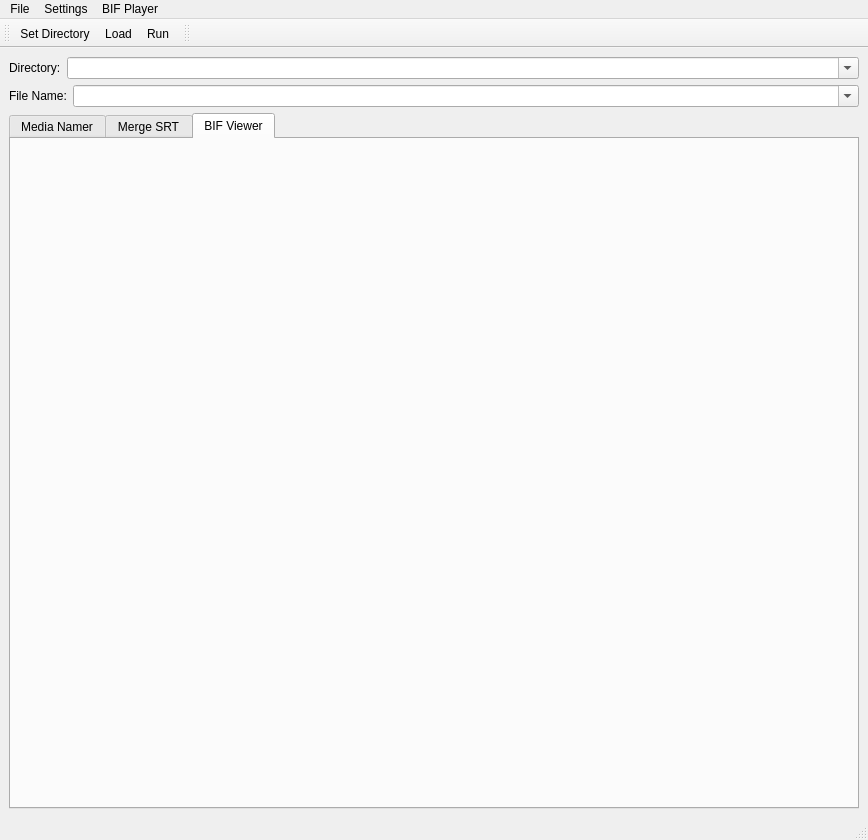
<?xml version="1.0" encoding="UTF-8"?>
<ui version="4.0">
 <class>NMediaManager::NUi::CMainWindow</class>
 <widget class="QMainWindow" name="NMediaManager::NUi::CMainWindow">
  <property name="geometry">
   <rect>
    <x>0</x>
    <y>0</y>
    <width>868</width>
    <height>840</height>
   </rect>
  </property>
  <property name="windowTitle">
   <string>Media Manager</string>
  </property>
  <property name="windowIcon">
   <iconset resource="application.qrc">
    <normaloff>:/resources/mediamanager.png</normaloff>:/resources/mediamanager.png</iconset>
  </property>
  <widget class="QWidget" name="centralwidget">
   <layout class="QVBoxLayout" name="verticalLayout">
    <item>
     <layout class="QHBoxLayout" name="horizontalLayout_3">
      <item>
       <widget class="QLabel" name="dirLabel">
        <property name="text">
         <string>Directory:</string>
        </property>
       </widget>
      </item>
      <item>
       <widget class="CDelayComboBox" name="directory">
        <property name="sizePolicy">
         <sizepolicy hsizetype="Expanding" vsizetype="Fixed">
          <horstretch>0</horstretch>
          <verstretch>0</verstretch>
         </sizepolicy>
        </property>
        <property name="editable">
         <bool>true</bool>
        </property>
        <property name="insertPolicy">
         <enum>QComboBox::InsertAtTop</enum>
        </property>
        <property name="placeholderText">
         <string>&lt;directory&gt;</string>
        </property>
       </widget>
      </item>
     </layout>
    </item>
    <item>
     <layout class="QHBoxLayout" name="horizontalLayout">
      <item>
       <widget class="QLabel" name="fileNameLabel">
        <property name="text">
         <string>File Name:</string>
        </property>
       </widget>
      </item>
      <item>
       <widget class="CDelayComboBox" name="fileName">
        <property name="sizePolicy">
         <sizepolicy hsizetype="Expanding" vsizetype="Fixed">
          <horstretch>0</horstretch>
          <verstretch>0</verstretch>
         </sizepolicy>
        </property>
        <property name="editable">
         <bool>true</bool>
        </property>
        <property name="insertPolicy">
         <enum>QComboBox::InsertAtTop</enum>
        </property>
        <property name="placeholderText">
         <string>&lt;BIF File&gt;</string>
        </property>
       </widget>
      </item>
     </layout>
    </item>
    <item>
     <widget class="QTabWidget" name="tabWidget">
      <property name="currentIndex">
       <number>2</number>
      </property>
      <widget class="QWidget" name="mediaNamerTab">
       <attribute name="icon">
        <iconset resource="application.qrc">
         <normaloff>:/resources/rename.png</normaloff>:/resources/rename.png</iconset>
       </attribute>
       <attribute name="title">
        <string>Media Namer</string>
       </attribute>
       <layout class="QVBoxLayout" name="verticalLayout_3">
        <item>
         <widget class="QTreeView" name="mediaNamerFiles">
          <property name="sizePolicy">
           <sizepolicy hsizetype="Expanding" vsizetype="Expanding">
            <horstretch>0</horstretch>
            <verstretch>2</verstretch>
           </sizepolicy>
          </property>
          <property name="editTriggers">
           <set>QAbstractItemView::NoEditTriggers</set>
          </property>
          <property name="alternatingRowColors">
           <bool>true</bool>
          </property>
          <property name="sortingEnabled">
           <bool>true</bool>
          </property>
         </widget>
        </item>
       </layout>
      </widget>
      <widget class="QWidget" name="mergeSRTTab">
       <attribute name="icon">
        <iconset resource="application.qrc">
         <normaloff>:/resources/cc.png</normaloff>:/resources/cc.png</iconset>
       </attribute>
       <attribute name="title">
        <string>Merge SRT</string>
       </attribute>
       <layout class="QVBoxLayout" name="verticalLayout_2">
        <item>
         <widget class="QSplitter" name="mergeSRTSplitter">
          <property name="orientation">
           <enum>Qt::Vertical</enum>
          </property>
          <widget class="QTreeView" name="mergeSRTFiles">
           <property name="sizePolicy">
            <sizepolicy hsizetype="Expanding" vsizetype="Expanding">
             <horstretch>0</horstretch>
             <verstretch>2</verstretch>
            </sizepolicy>
           </property>
           <property name="editTriggers">
            <set>QAbstractItemView::NoEditTriggers</set>
           </property>
           <property name="alternatingRowColors">
            <bool>true</bool>
           </property>
           <property name="sortingEnabled">
            <bool>true</bool>
           </property>
          </widget>
          <widget class="QPlainTextEdit" name="mergeSRTResults"/>
         </widget>
        </item>
       </layout>
      </widget>
      <widget class="QWidget" name="bifViewerTab">
       <attribute name="icon">
        <iconset resource="application.qrc">
         <normaloff>:/resources/roku.png</normaloff>:/resources/roku.png</iconset>
       </attribute>
       <attribute name="title">
        <string>BIF Viewer</string>
       </attribute>
       <layout class="QGridLayout" name="gridLayout">
        <item row="0" column="0">
         <widget class="NMediaManager::NUi::CBIFViewerPage" name="bifViewerPage" native="true"/>
        </item>
       </layout>
      </widget>
     </widget>
    </item>
   </layout>
  </widget>
  <widget class="QMenuBar" name="menubar">
   <property name="geometry">
    <rect>
     <x>0</x>
     <y>0</y>
     <width>868</width>
     <height>22</height>
    </rect>
   </property>
   <widget class="QMenu" name="menuFile">
    <property name="title">
     <string>File</string>
    </property>
    <addaction name="actionOpen"/>
    <addaction name="actionLoad"/>
    <addaction name="actionRun"/>
    <addaction name="separator"/>
    <addaction name="actionExit"/>
   </widget>
   <widget class="QMenu" name="menuSettings">
    <property name="title">
     <string>Settings</string>
    </property>
    <widget class="QMenu" name="menuBIFPlayerType">
     <property name="title">
      <string>BIF Player Type</string>
     </property>
     <addaction name="actionBIFPlayerButtonDiscrete"/>
     <addaction name="actionBIFPlayerButtonToggle"/>
     <addaction name="actionBIFPlayerButtonNone"/>
    </widget>
    <addaction name="actionExactMatchesOnly"/>
    <addaction name="actionTreatAsTVShowByDefault"/>
    <addaction name="separator"/>
    <addaction name="actionPreferences"/>
    <addaction name="separator"/>
    <addaction name="menuBIFPlayerType"/>
   </widget>
   <widget class="QMenu" name="menuBIFPlayer">
    <property name="title">
     <string>BIF Player</string>
    </property>
   </widget>
   <addaction name="menuFile"/>
   <addaction name="menuSettings"/>
   <addaction name="menuBIFPlayer"/>
  </widget>
  <widget class="QStatusBar" name="statusbar"/>
  <widget class="QToolBar" name="toolBar">
   <property name="windowTitle">
    <string>toolBar</string>
   </property>
   <attribute name="toolBarArea">
    <enum>TopToolBarArea</enum>
   </attribute>
   <attribute name="toolBarBreak">
    <bool>false</bool>
   </attribute>
   <addaction name="actionOpen"/>
   <addaction name="actionLoad"/>
   <addaction name="actionRun"/>
  </widget>
  <widget class="QToolBar" name="bifToolbar">
   <property name="windowTitle">
    <string>toolBar_2</string>
   </property>
   <attribute name="toolBarArea">
    <enum>TopToolBarArea</enum>
   </attribute>
   <attribute name="toolBarBreak">
    <bool>false</bool>
   </attribute>
  </widget>
  <action name="actionOpen">
   <property name="icon">
    <iconset resource="application.qrc">
     <normaloff>:/resources/open.png</normaloff>:/resources/open.png</iconset>
   </property>
   <property name="text">
    <string>Set &amp;Directory...</string>
   </property>
  </action>
  <action name="actionExit">
   <property name="text">
    <string>E&amp;xit</string>
   </property>
  </action>
  <action name="actionExactMatchesOnly">
   <property name="checkable">
    <bool>true</bool>
   </property>
   <property name="text">
    <string>Exact Matches Only?</string>
   </property>
  </action>
  <action name="actionTreatAsTVShowByDefault">
   <property name="checkable">
    <bool>true</bool>
   </property>
   <property name="text">
    <string>Treat as TV Show by Default?</string>
   </property>
  </action>
  <action name="actionPreferences">
   <property name="text">
    <string>Preferences</string>
   </property>
  </action>
  <action name="actionRun">
   <property name="icon">
    <iconset resource="application.qrc">
     <normaloff>:/resources/run.png</normaloff>:/resources/run.png</iconset>
   </property>
   <property name="text">
    <string>Run...</string>
   </property>
   <property name="toolTip">
    <string>Run</string>
   </property>
  </action>
  <action name="actionLoad">
   <property name="icon">
    <iconset resource="application.qrc">
     <normaloff>:/resources/load.png</normaloff>:/resources/load.png</iconset>
   </property>
   <property name="text">
    <string>Load...</string>
   </property>
  </action>
  <action name="actionBIFPlayerButtonDiscrete">
   <property name="checkable">
    <bool>true</bool>
   </property>
   <property name="text">
    <string>Discrete</string>
   </property>
  </action>
  <action name="actionBIFPlayerButtonToggle">
   <property name="checkable">
    <bool>true</bool>
   </property>
   <property name="text">
    <string>Toggle</string>
   </property>
  </action>
  <action name="actionBIFPlayerButtonNone">
   <property name="checkable">
    <bool>true</bool>
   </property>
   <property name="text">
    <string>None</string>
   </property>
  </action>
 </widget>
 <customwidgets>
  <customwidget>
   <class>CDelayComboBox</class>
   <extends>QComboBox</extends>
   <header>SABUtils/DelayComboBox.h</header>
  </customwidget>
  <customwidget>
   <class>NMediaManager::NUi::CBIFViewerPage</class>
   <extends>QWidget</extends>
   <header>BIFViewerPage.h</header>
   <container>1</container>
  </customwidget>
 </customwidgets>
 <tabstops>
  <tabstop>fileName</tabstop>
  <tabstop>tabWidget</tabstop>
  <tabstop>mediaNamerFiles</tabstop>
  <tabstop>mergeSRTFiles</tabstop>
  <tabstop>mergeSRTResults</tabstop>
  <tabstop>directory</tabstop>
 </tabstops>
 <resources>
  <include location="application.qrc"/>
 </resources>
 <connections>
  <connection>
   <sender>actionExit</sender>
   <signal>triggered()</signal>
   <receiver>NMediaManager::NUi::CMainWindow</receiver>
   <slot>close()</slot>
   <hints>
    <hint type="sourcelabel">
     <x>-1</x>
     <y>-1</y>
    </hint>
    <hint type="destinationlabel">
     <x>399</x>
     <y>299</y>
    </hint>
   </hints>
  </connection>
 </connections>
</ui>
